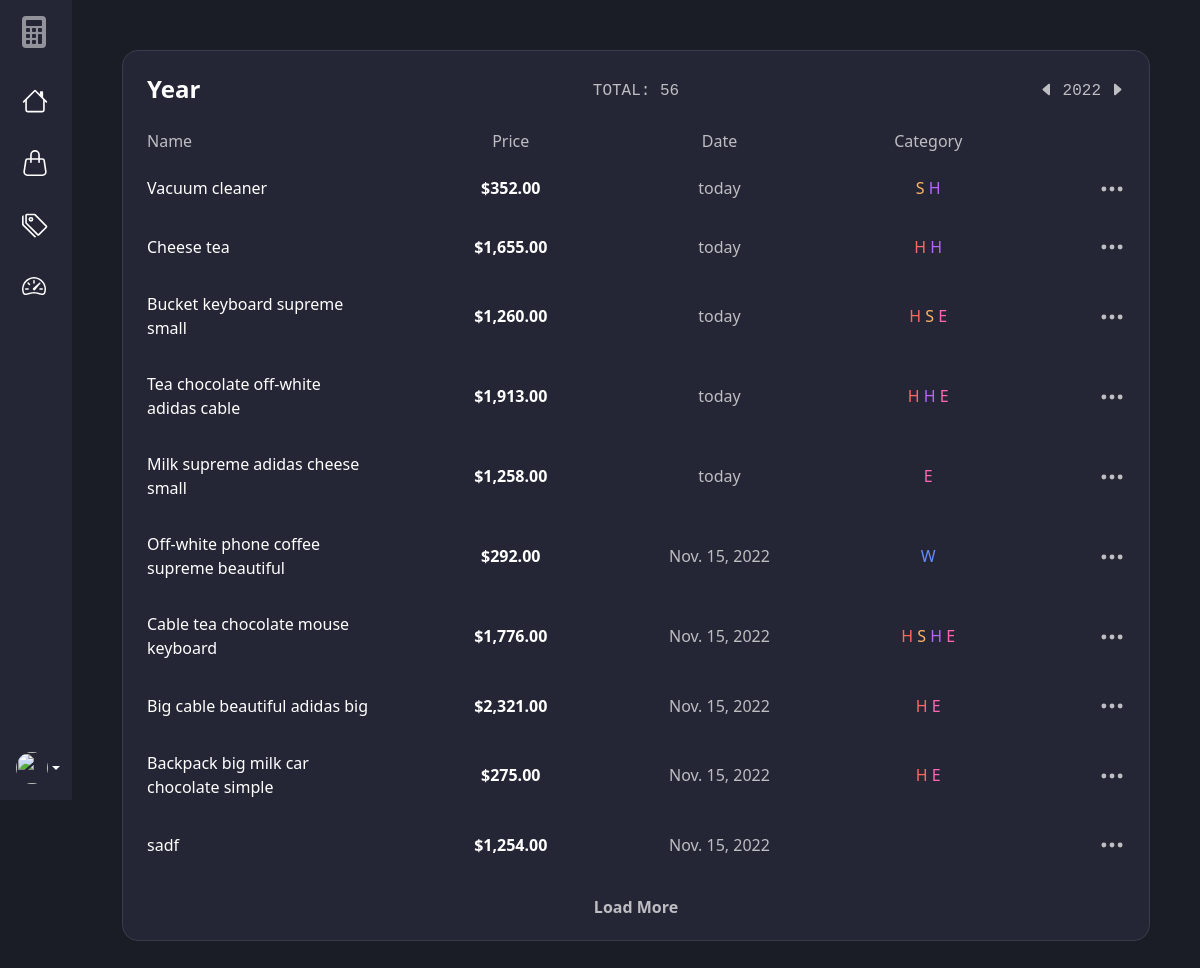
/total/year/show/, run on the app's committed database.
### expenses/models.py (models this page shows, shortened)
class Expense(models.Model):
    user = models.ForeignKey(User, on_delete=models.CASCADE, blank=True, null=True)
    name = models.CharField(max_length=100)
    price = models.DecimalField(max_digits=12, decimal_places=2)
    category = models.ManyToManyField(
        Category, related_name='category', blank=True)
    created = models.DateTimeField(auto_now_add=True)
    class Meta:
        ordering = ['user', '-created']

class Category(models.Model):
    user = models.ForeignKey(User, on_delete=models.CASCADE, blank=True, null=True)
    name = models.CharField(max_length=100)
    color = models.CharField(max_length=7, default='#1c8efb')
    created = models.DateTimeField(auto_now_add=True)
    def __str__(self):
        return self.name
    class Meta:
        ordering = ['user', '-created']

### expenses/views.py (the view, shortened to what this page needs)
# urls.py: path('total/<str:period>/<str:action>/', views.expenses_date_filter, name='expenses-date-filter'),
def expenses_date_filter(request, period, action):
    year, month, day, week_start, week_end = '', '', '', '', ''
    _YEARS = [2020, 2021, 2022]
    _MONTHNAMES = ["Jan", "Feb", "Mar", "Apr", "May", "Jun",
                   "Jul", "Aug", "Sep", "Oct", "Nov", "Dec"]
    today = datetime.combine(date.today(), time(0, 0, 0))
    week = timedelta(minutes=60*24*7)
    categories = Category.objects.all()
    if period == 'year':
        year = today.year
        expenses = Expense.objects.filter(created__year=year)
    elif period == 'month':
        month = today.month
        year = today.year
        expenses = Expense.objects.filter(
            created__month=month, created__year=year)
        month = _MONTHNAMES[month - 1]
    elif period == 'week':
        week_start = today - week
        week_end = today
        expenses = Expense.objects.filter(created__gte=week_start)
    if action != 'show':
        htmx = True
        if period == 'year':
            year = int(request.GET.get('year'))
            if action == 'previous':
                if year > _YEARS[0]:
                    year -= 1
            elif action == 'next':
                if year < _YEARS[-1]:
                    year += 1
            expenses = Expense.objects.filter(created__year=year)
            year = year
        elif period == 'month':
            month = int(_MONTHNAMES.index(request.GET.get('month'))) + 1
            year = int(request.GET.get('year'))
            if action == 'previous':
                if year == _YEARS[0] and month == 1:
                    pass
                else:
                    month -= 1
                    if month == 0:
                        year -= 1
            elif action == 'next':
                if year == _YEARS[-1] and month == 12:
                    pass
                else:
                    if month == 12:
                        month = 1
                        year += 1
                    else:
                        month += 1
            expenses = Expense.objects.filter(
                created__month=month, created__year=year)
            month = _MONTHNAMES[month - 1]
            year = year
        elif period == 'week':
            week_start = request.GET.get('week_start')
            week_end = request.GET.get('week_end')
            week_start_year = int(week_start.rstrip(', midnight')[-4:])
            week_start_month = int(_MONTHNAMES.index(week_start[:3])) + 1
            week_start_day = int(week_start.split()[1].rstrip(','))
            week_start = datetime(
                week_start_year, week_start_month, week_start_day)
            week_end_year = int(week_end.rstrip(', midnight')[-4:])
            week_end_month = int(_MONTHNAMES.index(week_end[:3])) + 1
            week_end_day = int(week_end.split()[1].rstrip(','))
            week_end = datetime(week_end_year, week_end_month, week_end_day)
            if action == 'previous':
                week_start = week_start - week
                week_end = week_end - week
                if week_start.year < _YEARS[0]:
                    week_start = week_start + week
                    week_end = week_end + week
            elif action == 'next':
                if week_end < today:
                    week_start = week_start + week
                    week_end = week_end + week
            expenses = Expense.objects.filter(
                created__gte=week_start, created__lte=week_end)
        elif period == 'day':
            day = int(request.GET.get('day'))
            month = int(_MONTHNAMES.index(request.GET.get('month'))) + 1
            year = int(request.GET.get('year'))
            if action == 'previous':
                if day > 1:
                    day -= 1
            elif action == 'next':
                try:
                    datetime(year, month, day + 1)
                    day += 1
                except:
                    day = day
            expenses = Expense.objects.filter(created__day=day,
                created__month=month, created__year=year)
            day = f'0{day}' if len(str(day)) == 1 else day
            month = _MONTHNAMES[month - 1]
    else:
        htmx = False
    paginator = Paginator(expenses, 10)
    page_number = request.GET.get('page', 1)
    page_obj = paginator.get_page(page_number)
    context = {
        'expenses': page_obj,
        'categories': categories,
        'expenses_length': len(expenses),
        'period': period,
        'year': year,
        'month': month,
        'day': day,
        'week_start': week_start,
        'week_end': week_end,
        'years': _YEARS,
        'months': _MONTHNAMES,
    }
    if request.GET.get('load-more') == 'True':
        return render(request, 'expenses/expenses-card-rows.html', context)
    if htmx == True:
        return render(request, 'expenses/expenses-card.html', context)
    else:
        return render(request, 'expenses/total-period.html', context)

### expenses/templates/expenses/total-period.html (shortened to what this page needs)
{% extends 'expenses/base.html' %}
{% block content %}
<div class="container-fluid">
    {% include 'expenses/expenses-card.html' %}
</div>
{% endblock content %}

### expenses/templates/expenses/expenses-card-rows.html (shortened to what this page needs)
{% load humanize %}
{% for expense in expenses %}
<div class="row py-3 align-items-center justify-content-between table-row">
    <div class="col-6 col-sm-3 col-md-3">
        <p class="my-0">{{ expense.name }}</p>
    </div>
    <div class="col-6 col-sm-3 col-md-3 text-center">
        <p class="my-0 fw-semibold">${{ expense.price|intcomma }}</p>
    </div>
    <div class="col-6 col-sm-2 col-md-2 text-center">
        <p class="my-0 text-second">{{ expense.created|naturalday:"M. d, Y" }}</p>
    </div>
    <div class="col-6 col-sm-3 col-md-3 text-center">
        {% for category in expense.category.all %}
        <a style="color: {{ category.color }};" class="text-second-link"
            id="category-opened{{ category.pk }}{{ expense.pk }}"
            onclick="categoryShow({{ category.pk }}, {{ expense.pk }})"> {{ category.name|first }} </a>
        {% endfor %}
    </div>
    <div class="col-6 col-sm-1 col-md-1 text-end">
        <div class="dropdown">
            <a href="#" class="text-second-link" data-bs-toggle="dropdown">
                <svg xmlns="http://www.w3.org/2000/svg" width="26" height="26" fill="currentColor"
                    class="bi bi-three-dots" viewBox="0 0 16 16">
                    <path
                        d="M3 9.5a1.5 1.5 0 1 1 0-3 1.5 1.5 0 0 1 0 3zm5 0a1.5 1.5 0 1 1 0-3 1.5 1.5 0 0 1 0 3zm5 0a1.5 1.5 0 1 1 0-3 1.5 1.5 0 0 1 0 3z" />
                </svg>
            </a>
        </div>
    </div>
</div>
{% endfor %}
{% if expenses.has_next %}
<div class="text-center mt-3" id="load-more">
    <button class="btn-c-transparent"
        hx-get="{% url 'expenses-date-filter' period 'show' %}?page={{ expenses.next_page_number }}&load-more=True"
        hx-target="#load-more" hx-swap="outerHTML">Load More</button>
</div>
{% endif %}

### expenses/static/css/style.css (style rules this page uses)
:root { --accent: rgba(28, 142, 251, 1); --second: rgba(189, 190, 194, 1); --base: rgba(255, 255, 255, 1); --error: rgba(255, 102, 102, 1); --bg-light: rgba(36, 38, 53, 1); --bg-second: rgba(31, 34, 46, 1); --bg-dark: rgba(26, 29, 38, 1); --bg-gradient: linear-gradient(180deg, rgba(255, 255, 255, 0.007), rgba(233, 233, 233, 0.089), rgba(112, 112, 112, 0.411)); --bg-gradient-blue: linear-gradient(180deg, rgba(42, 167, 248, 1), rgba(48, 107, 221, 1), rgba(53, 70, 242, 1)); --bg-gradient-orange: linear-gradient(180deg, rgba(251, 98, 101, 1), rgba(233, 78, 50, 1), rgba(239, 99, 44, 1)); --bg-gradient-purple: linear-gradient(180deg, rgba(241, 42, 227, 1), rgba(191, 51, 234, 1), rgba(150, 54, 243, 1)); --bg-gradient-green: linear-gradient(180deg, rgba(68, 216, 154, 1), rgba(31, 209, 185, 1), rgba(52, 205, 224, 1)); --navbar-width: 220px; --navbar-width-sm: 4.5rem; }
.container-fluid { padding-right: 50px; padding-left: 50px; padding-bottom: 50px; padding-top: 50px; }
.bg-dark-c { background-color: var(--bg-dark); }
.text-second { color: var(--second); }
.text-second-link { color: var(--second); text-decoration: none; cursor: pointer; transition-duration: 0.2s; }
.table-row { background-color: var(--bg-light); border-radius: 0.5rem; transition-duration: 0.3s; }
.btn-c-transparent { background-color: var(--bg-light); border: none; border-radius: 0.5rem; color: var(--second); font-weight: 600; padding: 5px 15px; text-align: center; text-decoration: none; display: inline-block; font-size: 16px; transition-duration: 0.2s; }

### data on the page
Expense: name "Vacuum cleaner", price "352.00", created "today"
Category: name|first "S"
Category: name|first "H"
Expense: name "Cheese tea", price "1,655.00", created "today"
Category: name|first "H"
Expense: name "Bucket keyboard supreme small", price "1,260.00", created "today"
Category: name|first "E"
Expense: name "Tea chocolate off-white adidas cable", price "1,913.00", created "today"
Expense: name "Milk supreme adidas cheese small", price "1,258.00", created "today"
Expense: name "Off-white phone coffee supreme beautiful", price "292.00", created "Nov. 15, 2022"
Category: name|first "W"
Expense: name "Cable tea chocolate mouse keyboard", price "1,776.00", created "Nov. 15, 2022"
Expense: name "Big cable beautiful adidas big", price "2,321.00", created "Nov. 15, 2022"
Expense: name "Backpack big milk car chocolate simple", price "275.00", created "Nov. 15, 2022"
Expense: name "sadf", price "1,254.00", created "Nov. 15, 2022"

### other printed values
{{ expenses_length }} "56"
{{ year }} "2022"
